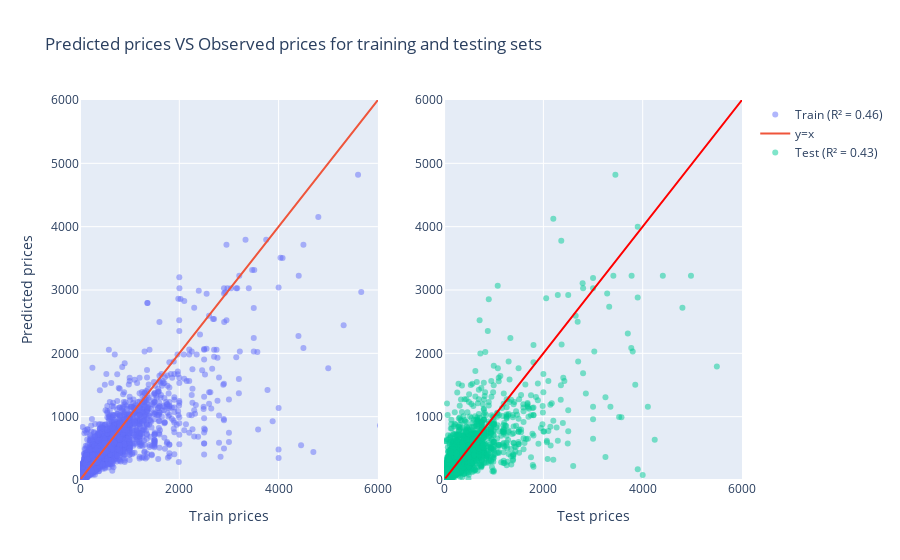

Notebook source saved alongside this figure:
### Code cell
fig = make_subplots(rows=1, cols=2)

fig.add_trace(
    go.Scatter(
        x=y_tr,
        y=pred_tr,
        mode="markers",
        name="Train (R² = 0.46)", 
        marker=dict(opacity=0.5)
    ), 
    row=1, col=1
)
fig.add_trace(
    go.Scatter(
        x=y_tr,
        y=y_tr,
        mode="lines",
        name="y=x"
    ), 
    row=1, col=1
)

fig.add_trace(
    go.Scatter(
        x=y_te,
        y=pred_te,
        mode="markers",
        name="Test (R² = 0.43)", 
        marker=dict(opacity=0.5)
    ), 
    row=1, col=2
)
fig.add_trace(
    go.Scatter(
        x=y_te,
        y=y_te,
        mode="lines",
        name="y=x", 
        showlegend=False, 
        line=dict(color="red")
    ), 
    row=1, col=2
)

fig.update_xaxes(
    title_text="Train prices", 
    range=[0,6000], 
    row=1, col=1
)
fig.update_xaxes(
    title_text="Test prices", 
    range=[0,6000], 
    row=1, col=2
)
fig.update_yaxes(
    title_text="Predicted prices", 
    range=[0,6000], 
    row=1, col=1
)
fig.update_yaxes(
    title_text=" ", 
    range=[0,6000], 
    row=1, col=2
)


fig.update_layout(
    title_text="Predicted prices VS Observed prices for training and testing sets",
)

fig.show()

### Figure 1 — Plotly figure (JSON) as saved in the notebook; plotly's stock layout.template omitted (floating-point values rounded to 4 significant figures; data arrays with more than 128 entries replaced by an {"elided": "..."} marker saying what was removed)
{"data": [{"marker": {"opacity": 0.5}, "mode": "markers", "name": "Train (R² = 0.46)", "type": "scatter", "x": {"elided": "6700 float values"}, "xaxis": "x", "y": {"elided": "6700 float values"}, "yaxis": "y"}, {"mode": "lines", "name": "y=x", "type": "scatter", "x": {"elided": "6700 float values"}, "xaxis": "x", "y": {"elided": "6700 float values"}, "yaxis": "y"}, {"marker": {"opacity": 0.5}, "mode": "markers", "name": "Test (R² = 0.43)", "type": "scatter", "x": {"elided": "2872 float values"}, "xaxis": "x2", "y": {"elided": "2872 float values"}, "yaxis": "y2"}, {"line": {"color": "red"}, "mode": "lines", "name": "y=x", "showlegend": false, "type": "scatter", "x": {"elided": "2872 float values"}, "xaxis": "x2", "y": {"elided": "2872 float values"}, "yaxis": "y2"}], "layout": {"title": {"text": "Predicted prices VS Observed prices for training and testing sets"}, "xaxis": {"anchor": "y", "domain": [0, 0.45], "range": [0, 6000], "title": {"text": "Train prices"}}, "xaxis2": {"anchor": "y2", "domain": [0.55, 1], "range": [0, 6000], "title": {"text": "Test prices"}}, "yaxis": {"anchor": "x", "domain": [0, 1], "range": [0, 6000], "title": {"text": "Predicted prices"}}, "yaxis2": {"anchor": "x2", "domain": [0, 1], "range": [0, 6000], "title": {"text": " "}}}}
